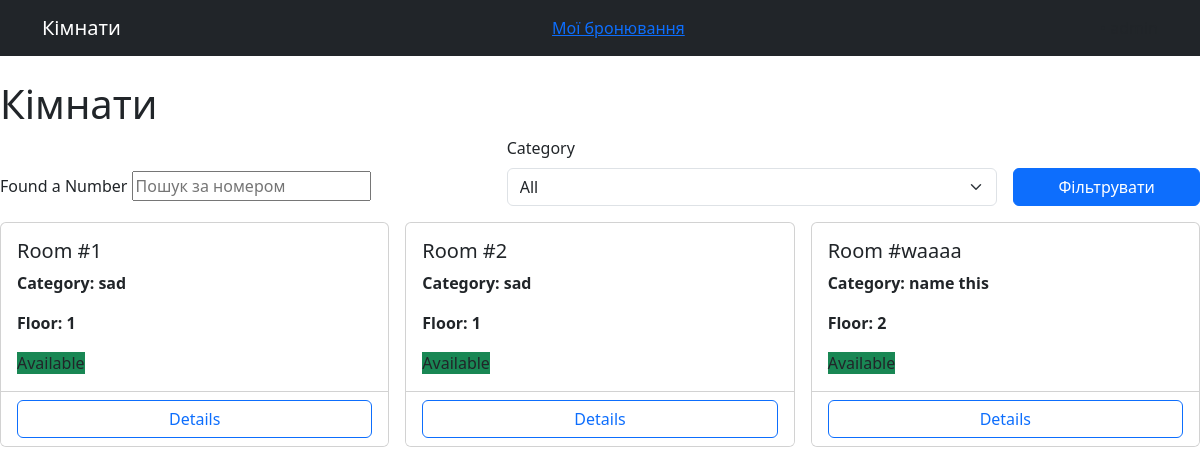
The app's page / (signed in) with its own data.
### reserve_app/models.py (models this page shows, shortened)
class TimeStampedModel(models.Model):
    created_at = models.DateTimeField(auto_now_add=True, verbose_name="Створено")
    updated_at = models.DateTimeField(auto_now=True, verbose_name="Оновлено")
    class Meta:
        abstract = True

class Room(TimeStampedModel):
    number = models.CharField(max_length=10, unique=True, verbose_name="Номер кімнати")
    floor = models.PositiveSmallIntegerField(default=1, verbose_name="Поверх")
    category = models.ForeignKey(
        RoomCategory,
        on_delete=models.PROTECT,
        related_name="rooms",
        verbose_name="Категорія",
    )
    is_active = models.BooleanField(default=True, verbose_name="Доступна для бронювання")
    class Meta:
        db_table = "room"
        verbose_name = "Кімната"
        verbose_name_plural = "Кімнати"
        ordering = ["number"]
        indexes = [models.Index(fields=["category", "number"])]

class RoomCategory(TimeStampedModel):
    name = models.CharField(max_length=100, unique=True, verbose_name="Назва")
    capacity = models.PositiveSmallIntegerField(default=1, verbose_name="Місткість, осіб")
    price_per_night = models.DecimalField(max_digits=8, decimal_places=2, verbose_name="Ціна за ніч")
    description = models.TextField(blank=True, verbose_name="Опис")
    is_active = models.BooleanField(default=True, verbose_name="Активна")
    class Meta:
        db_table = "room_category"
        verbose_name = "Категорія кімнати"
        verbose_name_plural = "Категорії кімнат"
        ordering = ["name"]
        indexes = [models.Index(fields=["name"])]

### reserve_app/views.py (the view)
# urls.py: path('', views.room_list, name='room_list'),
def room_list(request):
    rooms = Room.objects.select_related('category').order_by('number')
    q = request.GET.get('q', '').strip()
    cat = request.GET.get('cat', '').strip()
    if q:
        rooms = rooms.filter(number__incontains = q)
    elif cat:
        rooms = rooms.filter(category_id = cat)
    categories = RoomCategory.objects.filter(is_active=True).order_by('name')
    ctx = {'rooms': rooms, 'categories': categories, 'q': q, 'cat': cat,}
    return render(request, 'reserve_app/room_list.html', ctx)

### templates/reserve_app/room_list.html (shortened to what this page needs)
{% extends "reserve_app/base.html" %}
{% block content %}
<h1>Кімнати</h1>
<form method="get" class="row gy-2 gx-3 align-items-end mb-3">
  <div class="col-sm-5">
    <label class="form-label">Found a Number</label>
    <input type="text" name="q" value="{{ q|default:'' }}" placeholder="Пошук за номером">
  </div>
  <div class="col-sm-5">
    <label class="form-label">Category</label>
    <select name="cat" class="form-select">
      <option value="">All</option>
    </select>
  </div>
  <div class='col-sm-2'>
    <button class="btn btn-primary w-100">Фільтрувати</button>
  </div>
</form>
<div class="row row-cols-1 row-cols-md-2 row-cols-lg-3 g-3">
  {% for r in rooms %}
    <div class="col">
      <div class="card h-100">
        <div class="card-body">
          <h5 class="card-title">
            Room #{{r.number}}
          </h5>
          <p class="card-text-mb1">
            <b>
              Category: {{r.category.name}}
            </b>
          </p>
          <p class="card-text-mb1">
            <b>
              Floor: {{r.floor}}
            </b>
          </p>
          <span class="bagde {% if r.is_active %}bg-success{% else %}bg-secondary{% endif %}">
            {% if r.is_active %}Available{% else %}Turned Off{% endif %}
          </span>
        </div>
        <div class="card-footer bg-white">
          <a class="btn btn-outline-primary w-100" href="{% url 'reserve_app:room_detail' r.pk %}">
            Details
          </a>
        </div>
      </div>
    </div>
  {% empty %}
  <p class="text-muted">
    Nothing have been founded
  </p>
  {% endfor %}
</div>
{%endblock%}

### static/reserve_app/styles.css (style rules this page uses)
body { scroll-behavior: smooth; }

### records on screen
Room: number "1", category.name "sad", floor "1", is_active "Available"
Room: number "2", category.name "sad", floor "1", is_active "Available"
Room: number "waaaa", category.name "name this", floor "2", is_active "Available"
